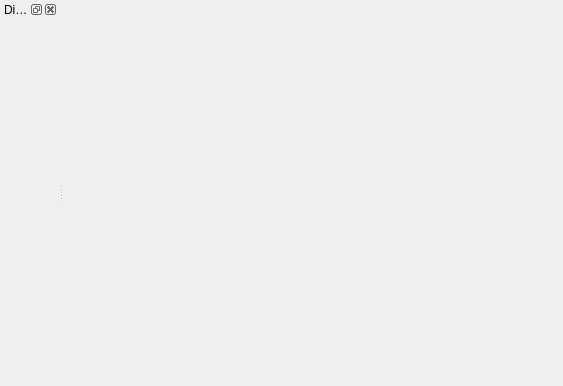
<?xml version="1.0" encoding="UTF-8"?>
<ui version="4.0">
 <class>CallWindow</class>
 <widget class="QMainWindow" name="CallWindow">
  <property name="geometry">
   <rect>
    <x>0</x>
    <y>0</y>
    <width>563</width>
    <height>386</height>
   </rect>
  </property>
  <widget class="QWidget" name="centralwidget">
   <layout class="QHBoxLayout" name="horizontalLayout"/>
  </widget>
  <widget class="QDockWidget" name="dtmfDock">
   <property name="windowTitle">
    <string>Dialpad</string>
   </property>
   <attribute name="dockWidgetArea">
    <number>1</number>
   </attribute>
   <widget class="QWidget" name="dockWidgetContents_3">
    <layout class="QVBoxLayout" name="verticalLayout">
     <item>
      <widget class="DtmfWidget" name="dtmfWidget" native="true"/>
     </item>
    </layout>
   </widget>
  </widget>
 </widget>
 <customwidgets>
  <customwidget>
   <class>DtmfWidget</class>
   <extends>QWidget</extends>
   <header>dtmfwidget.h</header>
   <container>1</container>
  </customwidget>
 </customwidgets>
 <resources/>
 <connections/>
</ui>
